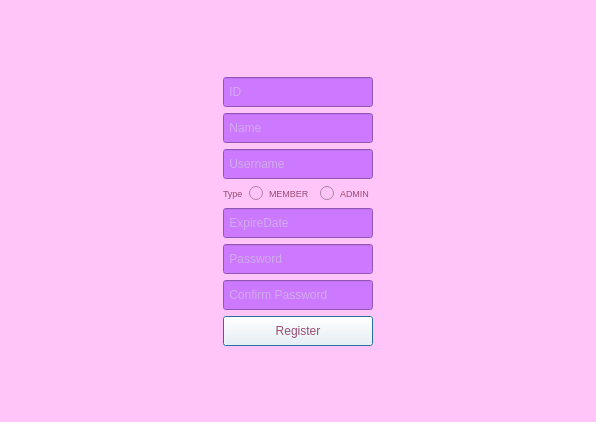
<?xml version="1.0" encoding="UTF-8"?>
<ui version="4.0">
 <class>Window_RegisterNewAccount</class>
 <widget class="QDialog" name="Window_RegisterNewAccount">
  <property name="geometry">
   <rect>
    <x>0</x>
    <y>0</y>
    <width>596</width>
    <height>422</height>
   </rect>
  </property>
  <property name="windowTitle">
   <string>Regiser New Account</string>
  </property>
  <property name="styleSheet">
   <string notr="true">background-color: rgb(255, 197, 248);</string>
  </property>
  <layout class="QVBoxLayout" name="verticalLayout">
   <item>
    <layout class="QGridLayout" name="gridLayout">
     <item row="2" column="1">
      <widget class="QLineEdit" name="lineEdit_Name">
       <property name="enabled">
        <bool>true</bool>
       </property>
       <property name="maximumSize">
        <size>
         <width>150</width>
         <height>30</height>
        </size>
       </property>
       <property name="font">
        <font>
         <family>Microsoft Sans Serif</family>
         <pointsize>9</pointsize>
        </font>
       </property>
       <property name="styleSheet">
        <string notr="true">background-color: rgb(204, 121, 255);
color: rgb(216, 216, 216);</string>
       </property>
       <property name="placeholderText">
        <string> Name                 </string>
       </property>
      </widget>
     </item>
     <item row="7" column="1">
      <widget class="QLineEdit" name="lineEdit_ConfirmedPassword">
       <property name="maximumSize">
        <size>
         <width>150</width>
         <height>30</height>
        </size>
       </property>
       <property name="styleSheet">
        <string notr="true">background-color: rgb(204, 121, 255);
color: rgb(216, 216, 216);</string>
       </property>
       <property name="echoMode">
        <enum>QLineEdit::Password</enum>
       </property>
       <property name="placeholderText">
        <string> Confirm Password</string>
       </property>
      </widget>
     </item>
     <item row="4" column="1">
      <layout class="QHBoxLayout" name="horizontalLayout_2">
       <item>
        <widget class="QLabel" name="label_AccountType">
         <property name="font">
          <font>
           <family>Microsoft Sans Serif</family>
           <pointsize>7</pointsize>
          </font>
         </property>
         <property name="styleSheet">
          <string notr="true">color: rgb(153, 76, 115);</string>
         </property>
         <property name="text">
          <string>Type</string>
         </property>
        </widget>
       </item>
       <item>
        <widget class="QRadioButton" name="radioButton_Member">
         <property name="font">
          <font>
           <family>Microsoft Sans Serif</family>
           <pointsize>7</pointsize>
          </font>
         </property>
         <property name="styleSheet">
          <string notr="true">color: rgb(153, 76, 115);</string>
         </property>
         <property name="text">
          <string>MEMBER</string>
         </property>
        </widget>
       </item>
       <item>
        <widget class="QRadioButton" name="radioButton_Admin">
         <property name="font">
          <font>
           <family>Microsoft Sans Serif</family>
           <pointsize>7</pointsize>
          </font>
         </property>
         <property name="styleSheet">
          <string notr="true">color: rgb(153, 76, 115);</string>
         </property>
         <property name="text">
          <string>ADMIN</string>
         </property>
        </widget>
       </item>
      </layout>
     </item>
     <item row="9" column="1">
      <widget class="QLabel" name="label_2">
       <property name="text">
        <string/>
       </property>
      </widget>
     </item>
     <item row="1" column="1">
      <widget class="QLineEdit" name="lineEdit_ID">
       <property name="maximumSize">
        <size>
         <width>150</width>
         <height>30</height>
        </size>
       </property>
       <property name="font">
        <font>
         <family>Microsoft Sans Serif</family>
         <pointsize>9</pointsize>
        </font>
       </property>
       <property name="styleSheet">
        <string notr="true">background-color: rgb(204, 121, 255);
color: rgb(216, 216, 216);</string>
       </property>
       <property name="placeholderText">
        <string> ID                      </string>
       </property>
      </widget>
     </item>
     <item row="3" column="1">
      <widget class="QLineEdit" name="lineEdit_Username">
       <property name="maximumSize">
        <size>
         <width>150</width>
         <height>30</height>
        </size>
       </property>
       <property name="font">
        <font>
         <family>Microsoft Sans Serif</family>
         <pointsize>9</pointsize>
        </font>
       </property>
       <property name="styleSheet">
        <string notr="true">background-color: rgb(204, 121, 255);
color: rgb(216, 216, 216);</string>
       </property>
       <property name="placeholderText">
        <string> Username           </string>
       </property>
      </widget>
     </item>
     <item row="5" column="1">
      <widget class="QLineEdit" name="lineEdit_ExpireDate">
       <property name="maximumSize">
        <size>
         <width>150</width>
         <height>30</height>
        </size>
       </property>
       <property name="styleSheet">
        <string notr="true">background-color: rgb(204, 121, 255);
color: rgb(216, 216, 216);</string>
       </property>
       <property name="placeholderText">
        <string> ExpireDate          </string>
       </property>
      </widget>
     </item>
     <item row="3" column="2">
      <spacer name="horizontalSpacer_2">
       <property name="orientation">
        <enum>Qt::Horizontal</enum>
       </property>
       <property name="sizeHint" stdset="0">
        <size>
         <width>40</width>
         <height>20</height>
        </size>
       </property>
      </spacer>
     </item>
     <item row="6" column="1">
      <widget class="QLineEdit" name="lineEdit_Password">
       <property name="maximumSize">
        <size>
         <width>150</width>
         <height>30</height>
        </size>
       </property>
       <property name="styleSheet">
        <string notr="true">background-color: rgb(204, 121, 255);
color: rgb(216, 216, 216);</string>
       </property>
       <property name="echoMode">
        <enum>QLineEdit::Password</enum>
       </property>
       <property name="placeholderText">
        <string> Password            </string>
       </property>
      </widget>
     </item>
     <item row="3" column="0">
      <spacer name="horizontalSpacer">
       <property name="orientation">
        <enum>Qt::Horizontal</enum>
       </property>
       <property name="sizeHint" stdset="0">
        <size>
         <width>40</width>
         <height>20</height>
        </size>
       </property>
      </spacer>
     </item>
     <item row="8" column="1">
      <widget class="QPushButton" name="pushButton_Register">
       <property name="maximumSize">
        <size>
         <width>150</width>
         <height>30</height>
        </size>
       </property>
       <property name="font">
        <font>
         <family>Microsoft Sans Serif</family>
         <pointsize>9</pointsize>
        </font>
       </property>
       <property name="styleSheet">
        <string notr="true">background-color: rgba(255, 255, 255,0);
color: rgb(153, 76, 115);</string>
       </property>
       <property name="text">
        <string>Register</string>
       </property>
       <property name="icon">
        <iconset resource="image.qrc">
         <normaloff>:/img/img/Addicon.png</normaloff>:/img/img/Addicon.png</iconset>
       </property>
       <property name="iconSize">
        <size>
         <width>24</width>
         <height>24</height>
        </size>
       </property>
      </widget>
     </item>
     <item row="0" column="1">
      <widget class="QLabel" name="label">
       <property name="text">
        <string/>
       </property>
       <property name="pixmap">
        <pixmap resource="image.qrc">:/img/img/ADD5.png</pixmap>
       </property>
      </widget>
     </item>
    </layout>
   </item>
  </layout>
 </widget>
 <resources>
  <include location="image.qrc"/>
 </resources>
 <connections/>
</ui>
